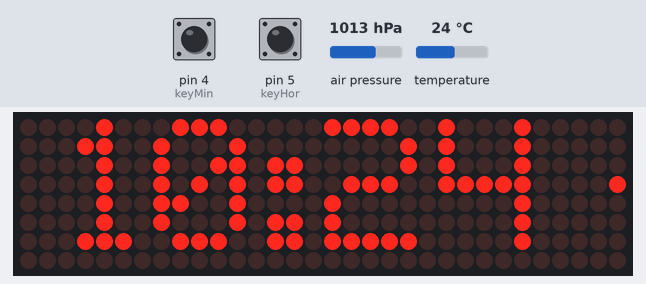
The sketch below on a simulated Arduino Uno, built with avr-gcc and run on an emulated ATmega328P. On the bench: 32×8 LED matrix. Wiring (inferred from the names in the program): DS3231 clock at I2C address 0x68. Inputs (shaded band) come from the test bench; at power-on: pin 4 (keyMin) HIGH, pin 5 (keyHor) HIGH, air pressure 1013 hPa, temperature 24 °C. The local clock reads 2024-03-15 10:24:30 at power-on unless the sketch sets it.

Above: at 0.1 s.
At 15.7 s:
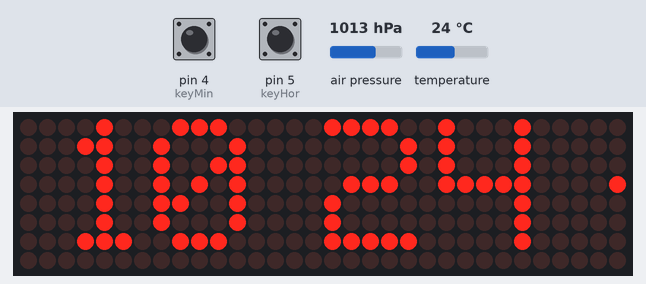
At 31.8 s:
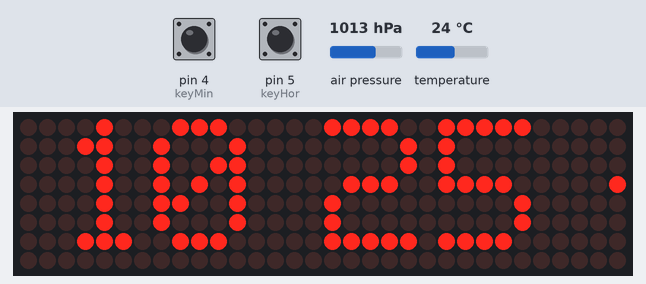
At 64.6 s:
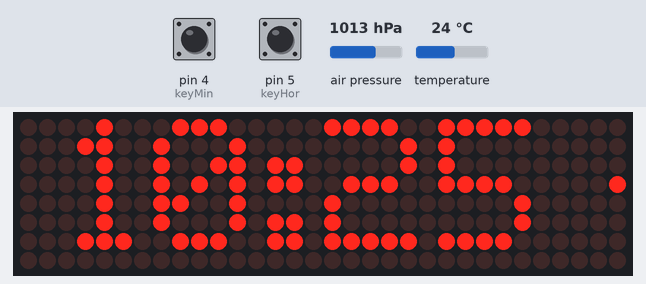
At 96.4 s:
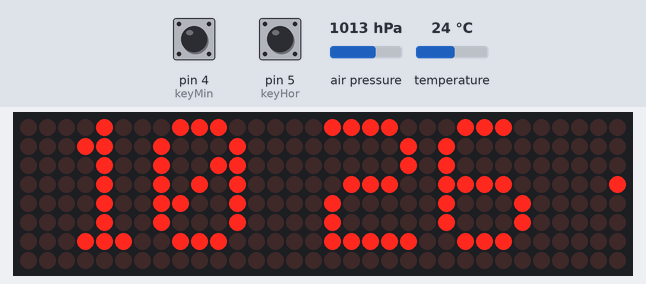
At 129.2 s:
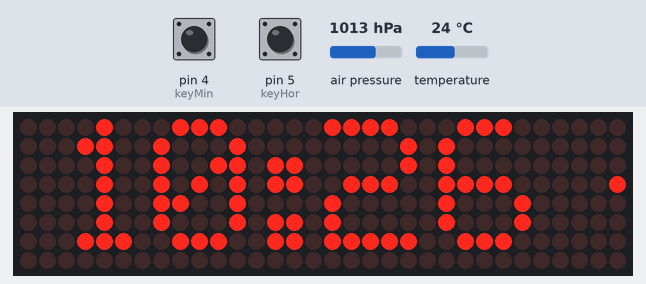

Measured:
- what the display in image 1 shows lasts 0.6 s, from 15.6 s to 16.2 s

The sketch:

zegarek.ino
```cpp
#include <Wire.h>
#include <Adafruit_BMP085.h>
#include <MD_MAX72xx.h>

#define CLK 6
#define DIO 7

#define keyHor 5
#define keyMin 4
#define keyPL  3

#define DS3231_I2C_ADDRESS 0x68

#define HARDWARE_TYPE MD_MAX72XX::FC16_HW
#define MAX_DEVICES  4
#define CLK_PIN   13  // or SCK
#define DATA_PIN  11  // or MOSI
#define CS_PIN    10  // or SS
// MD_MAX72XX mx = MD_MAX72XX(HARDWARE_TYPE, CS_PIN, MAX_DEVICES);
MD_MAX72XX mx = MD_MAX72XX(HARDWARE_TYPE, DATA_PIN, CLK_PIN, CS_PIN, MAX_DEVICES);

#define CHAR_SPACING  1 // pixels between characters
#define BUF_SIZE  75
char message[BUF_SIZE] = {" 00:00\n"};

volatile boolean flag;
Adafruit_BMP085 bmp;

byte decToBcd(byte val){
  return ( (val/10*16) + (val%10) );
}

byte bcdToDec(byte val){
  return ( (val/16*10) + (val%16) );
}

void setDateDs3231(byte second,
                   byte minute,        // 0-59
                   byte hour,          // 1-23
                   byte dayOfWeek,     // 1-7
                   byte dayOfMonth,    // 1-28/29/30/31
                   byte month,         // 1-12
                   byte year)          // 0-99
{
   Wire.beginTransmission(DS3231_I2C_ADDRESS);
   Wire.write(0);
   Wire.write(decToBcd(second));
   Wire.write(decToBcd(minute));
   Wire.write(decToBcd(hour));
   Wire.write(decToBcd(dayOfWeek));
   Wire.write(decToBcd(dayOfMonth));
   Wire.write(decToBcd(month));
   Wire.write(decToBcd(year));
   Wire.endTransmission();
}

void getDateDs3231(byte *second,
          byte *minute,
          byte *hour,
          byte *dayOfWeek,
          byte *dayOfMonth,
          byte *month,
          byte *year)
{

  Wire.beginTransmission(DS3231_I2C_ADDRESS);
  Wire.write(0);
  Wire.endTransmission();

  Wire.requestFrom(DS3231_I2C_ADDRESS, 7);

  *second     = bcdToDec(Wire.read() & 0x7f);
  *minute     = bcdToDec(Wire.read());
  *hour       = bcdToDec(Wire.read() & 0x3f);
  *dayOfWeek  = bcdToDec(Wire.read());
  *dayOfMonth = bcdToDec(Wire.read());
  *month      = bcdToDec(Wire.read());
  *year       = bcdToDec(Wire.read());
}

void setINT(){
  Wire.beginTransmission(DS3231_I2C_ADDRESS);
  Wire.write(0x0E);
  Wire.write(0x0);
  Wire.endTransmission();
}

void setup() {
  Serial.begin(9600);
  Wire.begin();
  pinMode(13, OUTPUT);
  pinMode(keyHor, INPUT_PULLUP);
  pinMode(keyMin, INPUT_PULLUP);
  pinMode(keyPL, INPUT_PULLUP);
  mx.begin();
  mx.control(MD_MAX72XX::INTENSITY, 0);


    if (!bmp.begin())
  {
    Serial.println("Nie odnaleziono czujnika BMP085 / BMP180");
    while (1) {}
  }
}

void loop(){

  byte second, minute, hour, dayOfWeek, dayOfMonth, month, year;
  getDateDs3231(&second, &minute, &hour, &dayOfWeek, &dayOfMonth, &month, &year);
  char TimeDisp[]={'0','0','0',':','0','0','0'};
  int8_t TempDisp[]={'0','0','.','0','0','o','C'};
  int8_t presDisp[4];

  TimeDisp[0] = ' ';
  String a;
  a = String(hour / 10);
  TimeDisp[1] = a.charAt(0);
  a = String(hour % 10);
  TimeDisp[2] = a.charAt(0);
  TimeDisp[3] = ':';
  a = String(minute / 10);
  TimeDisp[4] = a.charAt(0);
  a = String(minute % 10);
  TimeDisp[5] = a.charAt(0);
  TimeDisp[6] =' ';

  float temp = bmp.readTemperature();
  String t;

  t=String(int( temp / 10));
  TempDisp[0] = t.charAt(0);

  t=String(int (int(temp) % 10));
  TempDisp[1] = t.charAt(0);

  TempDisp[2] = '.';

  t=String((temp-int(temp))*10);
  TempDisp[3] = t.charAt(0);

  TempDisp[4] = 'oC';


  int pres = int(bmp.readPressure() / 10);
  String pres_s = String(pres);
  presDisp[0] = (pres_s[0]);
  presDisp[1] = (pres_s[1]);
  presDisp[2] = (pres_s[2]);
  presDisp[3] = (pres_s[3]);

  if (!digitalRead(keyHor) && !digitalRead(keyPL)){
      second = 0;
      hour++;
      if (hour > 23) hour = 0;
      setDateDs3231(second, minute, hour, dayOfWeek, dayOfMonth, month, year);
      delay(200);
  }
  if (!digitalRead(keyMin) && !digitalRead(keyPL)){   // минуты
      second = 0;
      minute++;
      if (minute > 59) minute = 0;
      setDateDs3231(second, minute, hour, dayOfWeek, dayOfMonth, month, year);
      delay(200);
  }

  printText(0, MAX_DEVICES-1, TimeDisp);
  delay(500);
  TimeDisp[3]=' ';
  printText(0, MAX_DEVICES-1, TimeDisp);
  delay(500);

}

void printText(uint8_t modStart, uint8_t modEnd, char *pMsg)
// Print the text string to the LED matrix modules specified.
// Message area is padded with blank columns after printing.
{
  uint8_t   state = 0;
  uint8_t   curLen;
  uint16_t  showLen;
  uint8_t   cBuf[8];
  int16_t   col = ((modEnd + 1) * COL_SIZE) - 1;

  mx.control(modStart, modEnd, MD_MAX72XX::UPDATE, MD_MAX72XX::OFF);

  do     // finite state machine to print the characters in the space available
  {
    switch(state)
    {
      case 0: // Load the next character from the font table
        // if we reached end of message, reset the message pointer
        if (*pMsg == '\0')
        {
          showLen = col - (modEnd * COL_SIZE);  // padding characters
          state = 2;
          break;
        }

        // retrieve the next character form the font file
        showLen = mx.getChar(*pMsg++, sizeof(cBuf)/sizeof(cBuf[0]), cBuf);
        curLen = 0;
        state++;
        // !! deliberately fall through to next state to start displaying

      case 1: // display the next part of the character
        mx.setColumn(col--, cBuf[curLen++]);

        // done with font character, now display the space between chars
        if (curLen == showLen)
        {
          showLen = CHAR_SPACING;
          state = 2;
        }
        break;

      case 2: // initialize state for displaying empty columns
        curLen = 0;
        state++;
        // fall through

      case 3:  // display inter-character spacing or end of message padding (blank columns)
        mx.setColumn(col--, 0);
        curLen++;
        if (curLen == showLen)
          state = 0;
        break;

      default:
        col = -1;   // this definitely ends the do loop
    }
  } while (col >= (modStart * COL_SIZE));

  mx.control(modStart, modEnd, MD_MAX72XX::UPDATE, MD_MAX72XX::ON);
}
```
